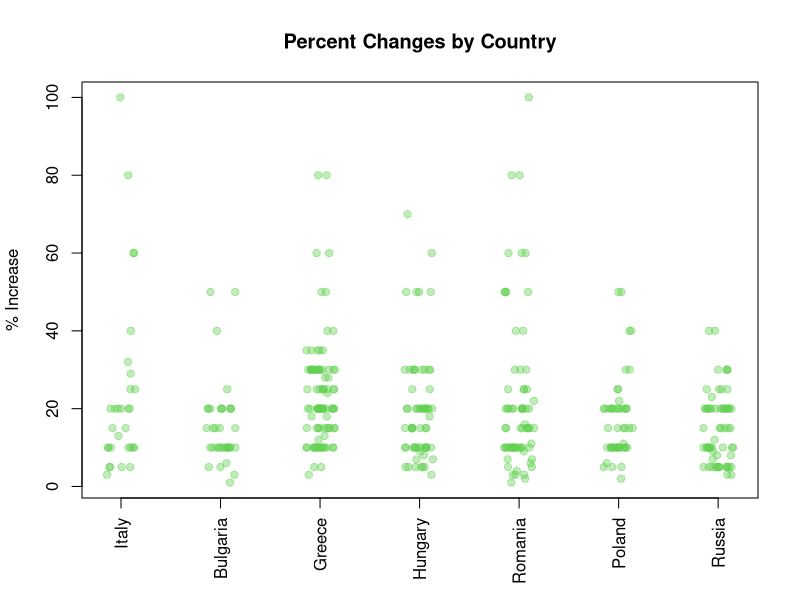
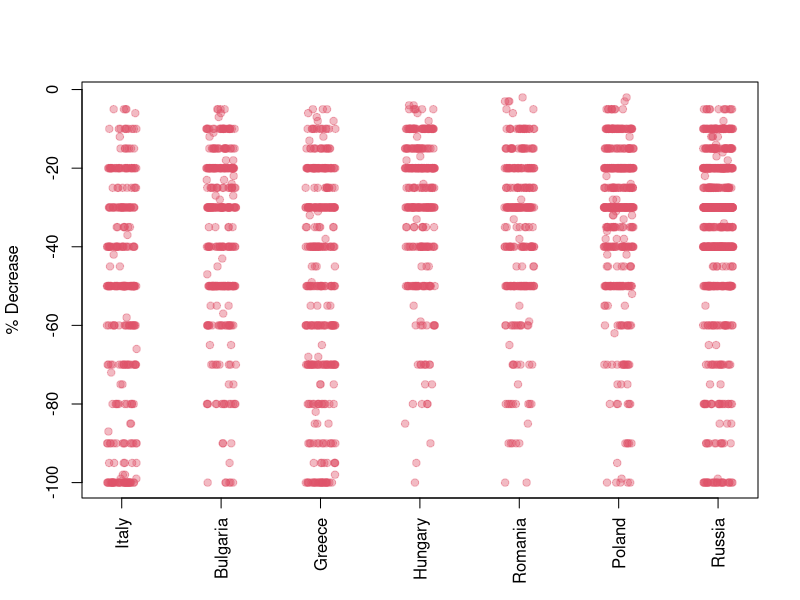
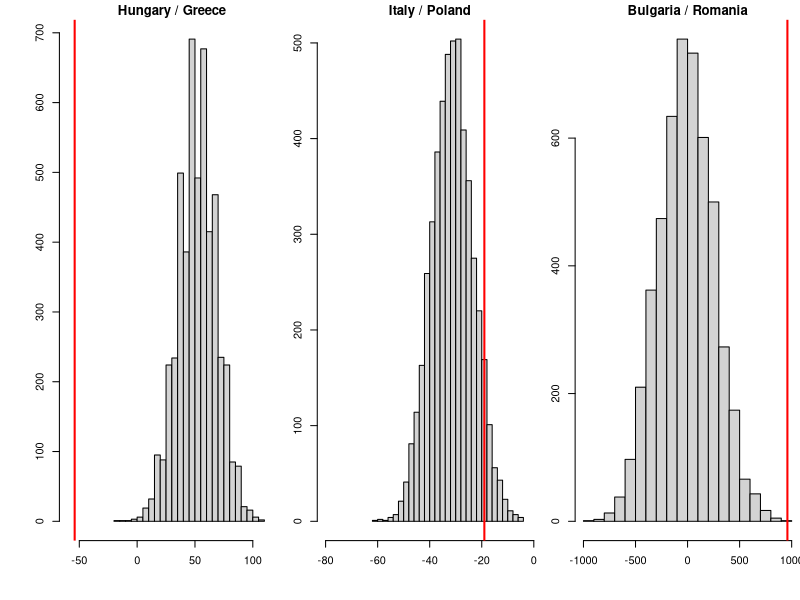

Reproduce these figures in R, in order.
## ---- chunk 1
dropInvalid <- function(pop, column) {
  pop <- pop[!is.na(pop[,column]),]
  pop <- pop[!pop[,column] == -9,]
  pop <- pop[!pop[,column] == -99,]
}
popSize <- function(pop) {nrow(as.data.frame(pop))}

covid <- read.csv("WBCOVID_data.csv", header=TRUE)
covid <- dropInvalid(covid, "COVb2a")
countries <- unique(covid$Country)
countries2 <- c(countries[1:6], "Russia")
## ---- chunk 2
library(knitr)
changes <- function(country){
  select <- covid[covid$Country == country,]
  N <- popSize(select)
  inc <- dropInvalid(select[select$COVb2a == 1,], "COVb2b")
  same <- select[select$COVb2a == 2,]
  dec <- dropInvalid(select[select$COVb2a == 3,], "COVb2c")
  c(popSize(inc)/N*100, popSize(same)/N*100, popSize(dec)/N*100,
    sum(inc[,"COVb2b"]), sum(dec[,"COVb2c"]))
}
all.res <- round(sapply(countries, FUN=changes), 3)
rownames(all.res) <- c("% Increase", "% Same", "% Decrease", 
                       "Total Increase", "Total Decrease")
colnames(all.res) <- countries2
amount.res <- all.res[1:3,]
kable(amount.res)
## ---- chunk 3
percent.res <- all.res[4:5,]
kable(percent.res)
## ---- chunk 4
covid$Country2 <- match(covid$Country, countries)
covid.inc <- dropInvalid(covid, "COVb2b")
covid.dec <- dropInvalid(covid, "COVb2c")

plot(jitter(covid.inc$Country2, 0.75), covid.inc$COVb2b, xaxt = "n",
     pch=19, col=adjustcolor(3, 0.4), xlab="", ylab="% Increase",
     main="Percent Changes by Country")
axis(1, at=1:7, labels=countries2, las=2)
## ---- chunk 5
plot(jitter(covid.dec$Country2, 0.75), -covid.dec$COVb2c, xaxt = "n", 
     yaxt = "n", pch=19, col=adjustcolor(2, 0.4), xlab="", ylab="% Decrease")
axis(1, at=1:7, labels=countries2, las=2)
axis(2, at=seq(from=-100,to=0,by=20), labels=seq(from=-100,to=0,by=20))
## ---- chunk 6
mixRandomly <- function(pop) {
  pop1 <- pop$pop1
  n_pop1 <- nrow(pop1)
  pop2 <- pop$pop2
  n_pop2 <- nrow(pop2)
  mix <- rbind(pop1,pop2)
  select4pop1 <- sample(1:(n_pop1 + n_pop2), n_pop1, replace = FALSE)
  new_pop1 <- mix[select4pop1,]  
  new_pop2 <- mix[-select4pop1,]
  list(pop1=new_pop1, pop2=new_pop2)
}

getDiscrepancy <- function(variate) {
  function(pop, mode=1) {
    newpop1 <- dropInvalid(pop$pop1, variate)
    newpop2 <- dropInvalid(pop$pop2, variate)
    if (mode == 1){
      popSize(newpop1) - popSize(newpop2)
    } else {
      sum(newpop2[,variate]) - sum(newpop1[,variate])
    }
  }
}

compareCountries <- function(country1, country2, mode=1, discrepancy="COVb2c"){
  pop <- list(pop1 = subset(covid, covid$Country == country1), 
              pop2 = subset(covid, covid$Country == country2))
  set.seed(341)
  
  discFn <- getDiscrepancy(discrepancy)
  disc.random <- sapply(1:1000, FUN = function(...){ 
    discFn(mixRandomly(pop), mode) 
  })
  baseline <- discFn(pop, mode) - mean(disc.random)
  disc.random <- disc.random - mean(disc.random)
  mean( abs(disc.random) >= abs(baseline) )
}
## ---- chunk 7
pop1 <- list(pop1 = subset(covid, covid$Country == "Hungary"), 
             pop2 = subset(covid, covid$Country == "Greece"))
discFn.c <- getDiscrepancy("COVb2c")

set.seed(341)
pop.pairs1 <- sapply(1:5000, FUN = function(...) {
  tmixpop <- mixRandomly(pop1)
  discFn.c(tmixpop)
})
res1 <- compareCountries("Hungary", "Greece", 1, "COVb2c")
## ---- chunk 8
pop2 <- list(pop1 = subset(covid, covid$Country == "Italy"), 
             pop2 = subset(covid, covid$Country == "Poland"))
discFn.b <- getDiscrepancy("COVb2b")

set.seed(341)
pop.pairs2 <- sapply(1:5000, FUN = function(...) {
  tmixpop <- mixRandomly(pop2)
  discFn.b(tmixpop)
})
res2 <- compareCountries("Italy", "Poland", 1, "COVb2b")
## ---- chunk 9
pop3 <- list(pop1 = subset(covid, covid$Country == "Bulgaria"), 
             pop2 = subset(covid, covid$Country == "Romania"))

set.seed(341)
pop.pairs3 <- sapply(1:5000, FUN = function(...) {
  tmixpop <- mixRandomly(pop3)
  discFn.b(tmixpop, mode=2)
})
res3 <- compareCountries("Bulgaria", "Romania", 2, "COVb2b")
## ---- chunk 10
p.vals <- rbind(c("Hungary vs. Greece", "Italy vs. Poland", "Bulgaria vs. Romania"),
                c(res1, res2, res3))
rownames(p.vals) <- c("Pair", "p-value")
kable(p.vals)
## ---- chunk 11
par(mfrow=c(1,3), mar=c(2.5, 2.5, 1.5, 0), oma=c(2, 2, 0, 0))
hist(pop.pairs1, breaks = 20, main = "Hungary / Greece", xlim=c(-60, 120), 
     xlab = "Difference in Bad Proportions", col = "lightgrey")
abline(v = discFn.c(pop1), col = "red", lwd = 2)

hist(pop.pairs2, breaks = 20, main = "Italy / Poland", xlim=c(-80, 0), 
     xlab = "Difference in Good Proportions", col = "lightgrey")
abline(v = discFn.b(pop2), col = "red", lwd = 2)

hist(pop.pairs3, breaks = 20, main = "Bulgaria / Romania",
     xlab = "Difference in Total Change", col = "lightgrey")
abline(v = discFn.b(pop3, 2), col = "red", lwd = 2)
